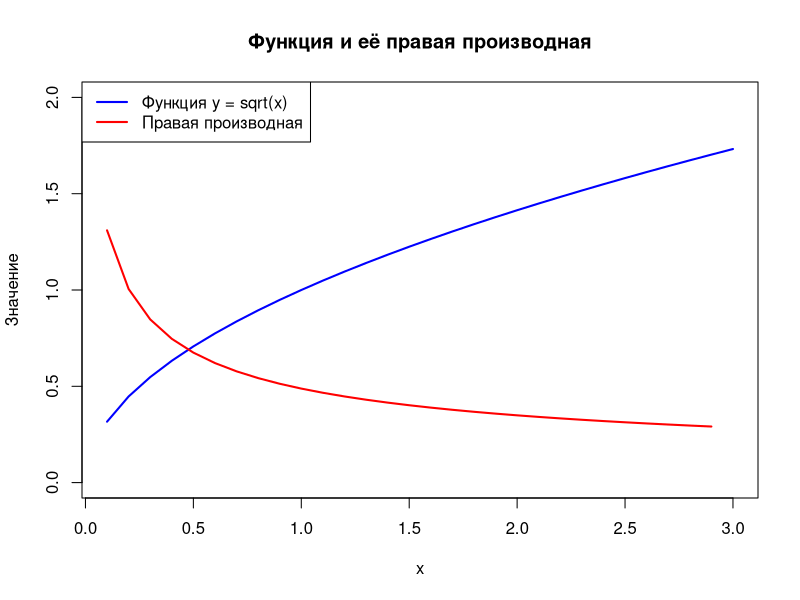

Write the R code that produced this figure.
# Алгоритм вычисления правой производной

# Определяем функцию, для которой будем вычислять производную
y = function(x) {
  return(sqrt(x))  # Функция y = sqrt(x)
}

# Функция вычисления правой производной
dydx = function(y_vals, h) {
  n = length(y_vals)  # Определяем длину массива
  res = numeric(n)  # Создаем массив для производных
  
  for (i in 1:(n-1)) {  # Цикл для вычисления разностной производной
    res[i] = (y_vals[i+1] - y_vals[i]) / h
  }
  res[n] = NA  # Последнее значение пропущено (нет правого соседа)
  
  return(res)
}

# Задаем шаг
h = 0.1

# Создаем массив аргументов x
x = seq(from = 0.1, to = 3, by = h)  

# Вычисляем значения функции
yf = y(x)

# Вычисляем массив значений правой производной
dy = dydx(yf, h)

# Строим график функции
plot(x, yf, type = "l", col = "blue", lwd = 2, ylim = c(0, 2), 
     main = "Функция и её правая производная", ylab = "Значение", xlab = "x")

# Добавляем график правой производной
lines(x, dy, col = "red", lwd = 2)

# Добавляем легенду
legend("topleft", legend = c("Функция y = sqrt(x)", "Правая производная"), 
       col = c("blue", "red"), lwd = 2)
